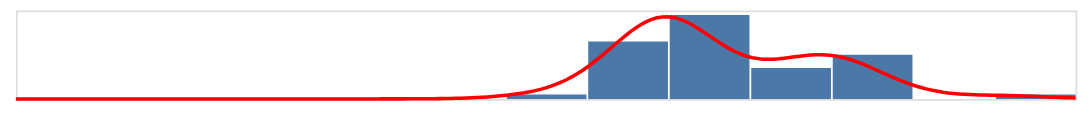

This figure's notebook cell:
### Code cell
# top histogram
top_hist = alt.Chart(df).transform_filter(subgroup).mark_bar().encode(
    x = alt.X('Income:Q', bin = alt.Bin(maxbins = 10), axis = None, scale = alt.Scale(domain = [0, 65000])),
    y = alt.Y('count()', axis = None),
).properties(
    width=600,
    height=50
).add_selection(
    subgroup
)

# density line
top_line = alt.Chart(df).transform_filter(subgroup).transform_density(
    'Income',
    as_ = ['Income', 'density'],
    extent = [0, 65000]
).mark_line().encode(
    x = alt.X('Income:Q', axis = None, scale = alt.Scale(domain = [0, 65000])),
    y = alt.Y('density:Q', axis = None),
    color = alt.value('red')
).properties(
    width=600,
    height=50
)

vlines = alt.Chart(df).transform_filter(subgroup).mark_rule(color = 'red').encode(
    x = alt.X('Income:Q', axis = None, scale = alt.Scale(domain = [0, 65000])),
    size = alt.value(4),
    opacity = alt.condition(selection, alt.value(1), alt.value(0))
).properties(
    width=600,
    height=50
).add_selection(
    selection
)

top = (top_hist + top_line + vlines).resolve_scale(y = 'independent')
top

### Figure 1 — Vega-Lite specification as saved in the notebook (floating-point values rounded to 4 significant figures)
{"layer": [{"mark": "bar", "encoding": {"x": {"axis": null, "bin": {"maxbins": 10}, "field": "Income", "scale": {"domain": [0, 65000]}, "type": "quantitative"}, "y": {"aggregate": "count", "axis": null, "type": "quantitative"}}, "height": 50, "selection": {"subgroup": {"type": "single", "fields": ["Disabled"], "init": {"Disabled": true}, "bind": {"input": "radio", "options": [true, false]}}}, "transform": [{"filter": {"selection": "subgroup"}}], "width": 600}, {"mark": "line", "encoding": {"color": {"value": "red"}, "x": {"axis": null, "field": "Income", "scale": {"domain": [0, 65000]}, "type": "quantitative"}, "y": {"axis": null, "field": "density", "type": "quantitative"}}, "height": 50, "transform": [{"filter": {"selection": "subgroup"}}, {"density": "Income", "extent": [0, 65000], "as": ["Income", "density"]}], "width": 600}, {"mark": {"type": "rule", "color": "red"}, "encoding": {"opacity": {"condition": {"value": 1, "selection": "selector012"}, "value": 0}, "size": {"value": 4}, "x": {"axis": null, "field": "Income", "scale": {"domain": [0, 65000]}, "type": "quantitative"}}, "height": 50, "selection": {"selector012": {"type": "single", "empty": "none", "on": "mouseover", "nearest": true, "fields": ["Income", "Insurance_rate"]}}, "transform": [{"filter": {"selection": "subgroup"}}], "width": 600}], "data": {"name": "data-d2f0a3f7b94fe92587cce19ac6617e23"}, "resolve": {"scale": {"y": "independent"}}, "$schema": "https://vega.github.io/schema/vega-lite/v4.17.0.json", "datasets": {"data-d2f0a3f7b94fe92587cce19ac6617e23": [{"Location": "ALABAMA", "Insurance_rate": 14.5, "Income": 40400, "Disabled": true}, {"Location": "ALASKA", "Insurance_rate": 11.1, "Income": 46800, "Disabled": true}, {"Location": "ARIZONA", "Insurance_rate": 11.0, "Income": 39200, "Disabled": true}, {"Location": "ARKANSAS", "Insurance_rate": 7.4, "Income": 35400, "Disabled": true}, {"Location": "CALIFORNIA", "Insurance_rate": 7.6, "Income": 48500, "Disabled": true}, {"Location": "COLORADO", "Insurance_rate": 8.1, "Income": 47500, "Disabled": true}, {"Location": "CONNECTICUT", "Insurance_rate": 5.0, "Income": 50500, "Disabled": true}, {"Location": "DELAWARE", "Insurance_rate": 7.0, "Income": 50500, "Disabled": true}, {"Location": "DISTRICT OF COLUMBIA", "Insurance_rate": 2.9, "Income": 60600, "Disabled": true}, {"Location": "FLORIDA", "Insurance_rate": 15.1, "Income": 38400, "Disabled": true}, {"Location": "GEORGIA", "Insurance_rate": 16.5, "Income": 40400, "Disabled": true}, {"Location": "HAWAII", "Insurance_rate": 6.7, "Income": 50500, "Disabled": true}, {"Location": "IDAHO", "Insurance_rate": 11.7, "Income": 40400, "Disabled": true}, {"Location": "ILLINOIS", "Insurance_rate": 7.4, "Income": 43900, "Disabled": true}, {"Location": "INDIANA", "Insurance_rate": 8.9, "Income": 40400, "Disabled": true}, {"Location": "IOWA", "Insurance_rate": 5.1, "Income": 40400, "Disabled": true}, {"Location": "KANSAS", "Insurance_rate": 14.5, "Income": 40400, "Disabled": true}, {"Location": "KENTUCKY", "Insurance_rate": 4.9, "Income": 37400, "Disabled": true}, {"Location": "LOUISIANA", "Insurance_rate": 8.5, "Income": 40400, "Disabled": true}, {"Location": "MAINE", "Insurance_rate": 7.6, "Income": 39800, "Disabled": true}, {"Location": "MARYLAND", "Insurance_rate": 5.5, "Income": 54500, "Disabled": true}, {"Location": "MASSACHUSETTS", "Insurance_rate": 3.6, "Income": 52500, "Disabled": true}, {"Location": "MICHIGAN", "Insurance_rate": 6.3, "Income": 40400, "Disabled": true}, {"Location": "MINNESOTA", "Insurance_rate": 6.6, "Income": 48500, "Disabled": true}, {"Location": "MISSISSIPPI", "Insurance_rate": 16.5, "Income": 32300, "Disabled": true}, {"Location": "MISSOURI", "Insurance_rate": 14.5, "Income": 37400, "Disabled": true}, {"Location": "MONTANA", "Insurance_rate": 10.6, "Income": 37400, "Disabled": true}, {"Location": "NEBRASKA", "Insurance_rate": 17.4, "Income": 48500, "Disabled": true}, {"Location": "NEVADA", "Insurance_rate": 12.0, "Income": 40400, "Disabled": true}, {"Location": "NEW HAMPSHIRE", "Insurance_rate": 8.8, "Income": 51500, "Disabled": true}, {"Location": "NEW JERSEY", "Insurance_rate": 7.6, "Income": 50500, "Disabled": true}, {"Location": "NEW MEXICO", "Insurance_rate": 9.3, "Income": 38800, "Disabled": true}, {"Location": "NEW YORK", "Insurance_rate": 4.5, "Income": 48500, "Disabled": true}, {"Location": "NORTH CAROLINA", "Insurance_rate": 14.1, "Income": 38400, "Disabled": true}, {"Location": "NORTH DAKOTA", "Insurance_rate": 12.6, "Income": 44400, "Disabled": true}, {"Location": "OHIO", "Insurance_rate": 8.0, "Income": 40400, "Disabled": true}, {"Location": "OKLAHOMA", "Insurance_rate": 21.4, "Income": 38400, "Disabled": true}, {"Location": "OREGON", "Insurance_rate": 7.4, "Income": 40400, "Disabled": true}, {"Location": "PENNSYLVANIA", "Insurance_rate": 6.6, "Income": 40400, "Disabled": true}, {"Location": "RHODE ISLAND", "Insurance_rate": 3.0, "Income": 50500, "Disabled": true}, {"Location": "SOUTH CAROLINA", "Insurance_rate": 15.1, "Income": 40400, "Disabled": true}, {"Location": "SOUTH DAKOTA", "Insurance_rate": 17.7, "Income": 36400, "Disabled": true}, {"Location": "TENNESSEE", "Insurance_rate": 13.8, "Income": 38400, "Disabled": true}, {"Location": "TEXAS", "Insurance_rate": 19.5, "Income": 40400, "Disabled": true}, {"Location": "UTAH", "Insurance_rate": 12.3, "Income": 40800, "Disabled": true}, {"Location": "VERMONT", "Insurance_rate": 4.4, "Income": 42400, "Disabled": true}, {"Location": "VIRGINIA", "Insurance_rate": 10.1, "Income": 46500, "Disabled": true}, {"Location": "WASHINGTON", "Insurance_rate": 7.1, "Income": 50500, "Disabled": true}, {"Location": "WEST VIRGINIA", "Insurance_rate": 4.2, "Income": 39400, "Disabled": true}, {"Location": "WISCONSIN", "Insurance_rate": 6.6, "Income": 43400, "Disabled": true}, {"Location": "WYOMING", "Insurance_rate": 18.2, "Income": 50500, "Disabled": true}, {"Location": "ALABAMA", "Insurance_rate": 14.6, "Income": 40400, "Disabled": false}, {"Location": "ALASKA", "Insurance_rate": 15.2, "Income": 46800, "Disabled": false}, {"Location": "ARIZONA", "Insurance_rate": 15.6, "Income": 39200, "Disabled": false}, {"Location": "ARKANSAS", "Insurance_rate": 14.0, "Income": 35400, "Disabled": false}, {"Location": "CALIFORNIA", "Insurance_rate": 11.2, "Income": 48500, "Disabled": false}, {"Location": "COLORADO", "Insurance_rate": 10.6, "Income": 47500, "Disabled": false}, {"Location": "CONNECTICUT", "Insurance_rate": 8.6, "Income": 50500, "Disabled": false}, {"Location": "DELAWARE", "Insurance_rate": 9.5, "Income": 50500, "Disabled": false}, {"Location": "DISTRICT OF COLUMBIA", "Insurance_rate": 4.2, "Income": 60600, "Disabled": false}, {"Location": "FLORIDA", "Insurance_rate": 19.7, "Income": 38400, "Disabled": false}, {"Location": "GEORGIA", "Insurance_rate": 18.6, "Income": 40400, "Disabled": false}, {"Location": "HAWAII", "Insurance_rate": 5.1, "Income": 50500, "Disabled": false}, {"Location": "IDAHO", "Insurance_rate": 16.2, "Income": 40400, "Disabled": false}, {"Location": "ILLINOIS", "Insurance_rate": 10.5, "Income": 43900, "Disabled": false}, {"Location": "INDIANA", "Insurance_rate": 11.9, "Income": 40400, "Disabled": false}, {"Location": "IOWA", "Insurance_rate": 7.1, "Income": 40400, "Disabled": false}, {"Location": "KANSAS", "Insurance_rate": 12.6, "Income": 40400, "Disabled": false}, {"Location": "KENTUCKY", "Insurance_rate": 9.6, "Income": 37400, "Disabled": false}, {"Location": "LOUISIANA", "Insurance_rate": 13.7, "Income": 40400, "Disabled": false}, {"Location": "MAINE", "Insurance_rate": 12.1, "Income": 39800, "Disabled": false}, {"Location": "MARYLAND", "Insurance_rate": 8.5, "Income": 54500, "Disabled": false}, {"Location": "MASSACHUSETTS", "Insurance_rate": 4.4, "Income": 52500, "Disabled": false}, {"Location": "MICHIGAN", "Insurance_rate": 8.6, "Income": 40400, "Disabled": false}, {"Location": "MINNESOTA", "Insurance_rate": 6.5, "Income": 48500, "Disabled": false}, {"Location": "MISSISSIPPI", "Insurance_rate": 19.7, "Income": 32300, "Disabled": false}, {"Location": "MISSOURI", "Insurance_rate": 14.0, "Income": 37400, "Disabled": false}, {"Location": "MONTANA", "Insurance_rate": 11.8, "Income": 37400, "Disabled": false}, {"Location": "NEBRASKA", "Insurance_rate": 10.4, "Income": 48500, "Disabled": false}, {"Location": "NEVADA", "Insurance_rate": 15.8, "Income": 40400, "Disabled": false}, {"Location": "NEW HAMPSHIRE", "Insurance_rate": 9.0, "Income": 51500, "Disabled": false}, {"Location": "NEW JERSEY", "Insurance_rate": 11.3, "Income": 50500, "Disabled": false}, {"Location": "NEW MEXICO", "Insurance_rate": 15.2, "Income": 38800, "Disabled": false}, {"Location": "NEW YORK", "Insurance_rate": 7.9, "Income": 48500, "Disabled": false}, {"Location": "NORTH CAROLINA", "Insurance_rate": 16.6, "Income": 38400, "Disabled": false}, {"Location": "NORTH DAKOTA", "Insurance_rate": 8.0, "Income": 44400, "Disabled": false}, {"Location": "OHIO", "Insurance_rate": 9.2, "Income": 40400, "Disabled": false}, {"Location": "OKLAHOMA", "Insurance_rate": 21.2, "Income": 38400, "Disabled": false}, {"Location": "OREGON", "Insurance_rate": 10.5, "Income": 40400, "Disabled": false}, {"Location": "PENNSYLVANIA", "Insurance_rate": 7.9, "Income": 40400, "Disabled": false}, {"Location": "RHODE ISLAND", "Insurance_rate": 6.4, "Income": 50500, "Disabled": false}, {"Location": "SOUTH CAROLINA", "Insurance_rate": 15.8, "Income": 40400, "Disabled": false}, {"Location": "SOUTH DAKOTA", "Insurance_rate": 13.2, "Income": 36400, "Disabled": false}, {"Location": "TENNESSEE", "Insurance_rate": 14.8, "Income": 38400, "Disabled": false}, {"Location": "TEXAS", "Insurance_rate": 24.5, "Income": 40400, "Disabled": false}, {"Location": "UTAH", "Insurance_rate": 12.0, "Income": 40800, "Disabled": false}, {"Location": "VERMONT", "Insurance_rate": 7.3, "Income": 42400, "Disabled": false}, {"Location": "VIRGINIA", "Insurance_rate": 10.9, "Income": 46500, "Disabled": false}, {"Location": "WASHINGTON", "Insurance_rate": 9.4, "Income": 50500, "Disabled": false}, {"Location": "WEST VIRGINIA", "Insurance_rate": 10.9, "Income": 39400, "Disabled": false}, {"Location": "WISCONSIN", "Insurance_rate": 8.2, "Income": 43400, "Disabled": false}, {"Location": "WYOMING", "Insurance_rate": 16.2, "Income": 50500, "Disabled": false}]}}
